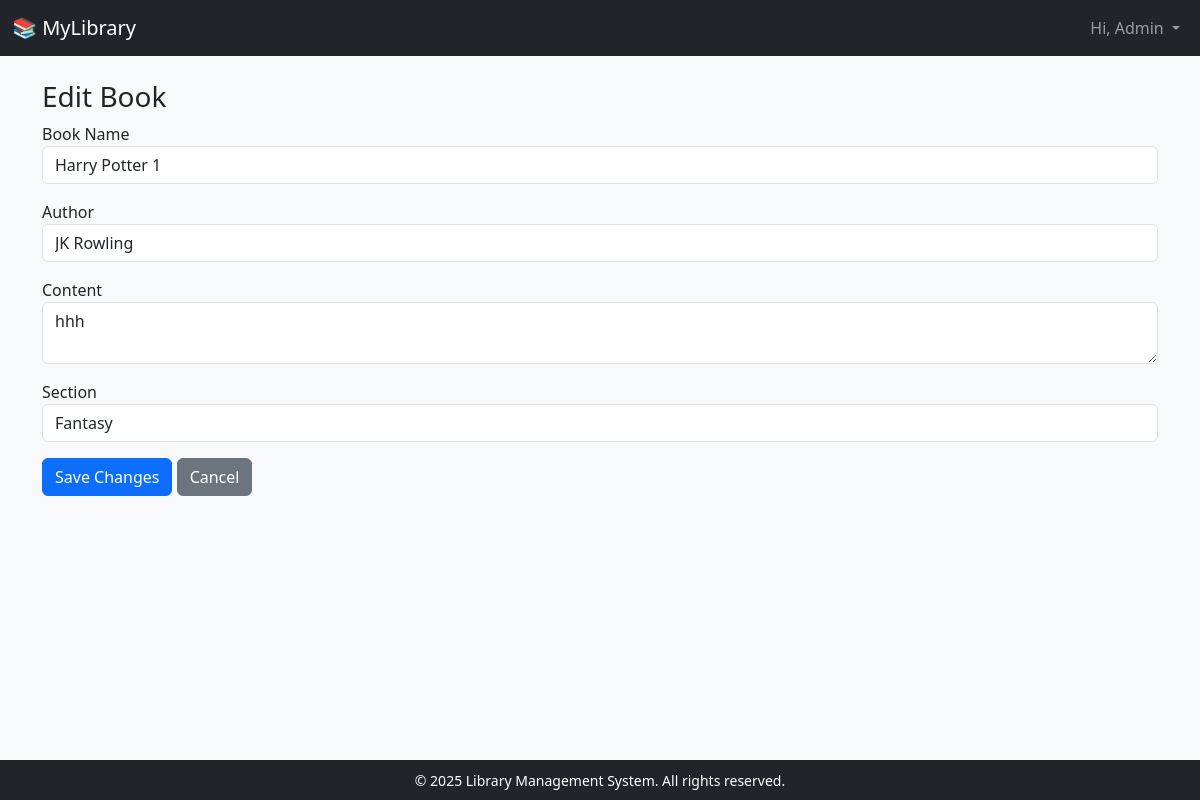
Page /edit_book/2 (signed in) on the committed database.
### app/models.py (models this page shows)
class Book(db.Model):
    id = db.Column(db.Integer, primary_key=True)
    name = db.Column(db.String(200), nullable=False)
    author = db.Column(db.String(100))
    content = db.Column(db.Text, nullable=False)  # this will be just plain text or a path to PDF
    section_id = db.Column(db.Integer, db.ForeignKey('section.id'), nullable=True)
    issued_books = db.relationship('IssuedBook', backref='book', lazy=True)
    feedbacks = db.relationship('Feedback', backref='book', lazy=True)
    pdf_path = db.Column(db.String(300))       # Path to uploaded PDF
    cover_image = db.Column(db.String(300))    # Path to uploaded cover image

class Section(db.Model):
    id = db.Column(db.Integer, primary_key=True)
    name = db.Column(db.String(100), nullable=False)
    description = db.Column(db.Text, nullable=True)
    date_created = db.Column(db.DateTime, default=datetime.utcnow)
    books = db.relationship('Book', backref='section', lazy=True)

### app/routes.py (the view, shortened to what this page needs)
@main.route('/edit_book/<int:book_id>', methods=['GET', 'POST'])
def edit_book(book_id):
    if 'user_id' not in session or session.get('role') != 'librarian':
        return redirect(url_for('main.librarian_login'))
    book = Book.query.get_or_404(book_id)
    sections = Section.query.all()
    return render_template('edit_book.html', book=book, sections=sections)

### app/templates/edit_book.html
{% extends 'base.html' %}
{% block content %}
<h3>Edit Book</h3>
<form method="POST">
    <div class="mb-3">
        <label>Book Name</label>
        <input name="name" class="form-control" value="{{ book.name }}" required>
    </div>
    <div class="mb-3">
        <label>Author</label>
        <input name="author" class="form-control" value="{{ book.author }}">
    </div>
    <div class="mb-3">
        <label>Content</label>
        <textarea name="content" class="form-control" required>{{ book.content }}</textarea>
    </div>
    <div class="mb-3">
        <label>Section</label>
        <select name="section_id" class="form-control" required>
            {% for sec in sections %}
                <option value="{{ sec.id }}" {% if book.section_id == sec.id %}selected{% endif %}>{{ sec.name }}</option>
            {% endfor %}
        </select>
    </div>
    <button class="btn btn-primary">Save Changes</button>
    <a href="{{ url_for('main.librarian_dashboard') }}" class="btn btn-secondary">Cancel</a>
</form>
{% endblock %}

### app/static/styles.css (style rules this page uses)
body { padding-bottom: 60px; }
body { background-color: #f8f9fa; }

### rows in the picture
Book: name "Harry Potter 1", author "JK Rowling", content "hhh", section_id "Fantasy"

### other values in the picture
{{ session.get('username') | title }} "Admin"
